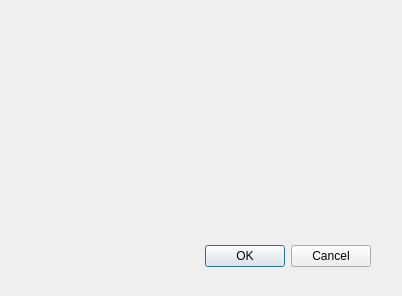
<?xml version="1.0" encoding="UTF-8"?>
<ui version="4.0">
 <class>Dialog</class>
 <widget class="QDialog" name="Dialog">
  <property name="geometry">
   <rect>
    <x>0</x>
    <y>0</y>
    <width>402</width>
    <height>296</height>
   </rect>
  </property>
  <property name="windowTitle">
   <string>Dialog</string>
  </property>
  <widget class="QDialogButtonBox" name="buttonBox">
   <property name="geometry">
    <rect>
     <x>30</x>
     <y>240</y>
     <width>341</width>
     <height>32</height>
    </rect>
   </property>
   <property name="orientation">
    <enum>Qt::Horizontal</enum>
   </property>
   <property name="standardButtons">
    <set>QDialogButtonBox::Cancel|QDialogButtonBox::Ok</set>
   </property>
  </widget>
 </widget>
 <resources/>
 <connections>
  <connection>
   <sender>buttonBox</sender>
   <signal>accepted()</signal>
   <receiver>Dialog</receiver>
   <slot>accept()</slot>
   <hints>
    <hint type="sourcelabel">
     <x>248</x>
     <y>254</y>
    </hint>
    <hint type="destinationlabel">
     <x>157</x>
     <y>274</y>
    </hint>
   </hints>
  </connection>
  <connection>
   <sender>buttonBox</sender>
   <signal>rejected()</signal>
   <receiver>Dialog</receiver>
   <slot>reject()</slot>
   <hints>
    <hint type="sourcelabel">
     <x>316</x>
     <y>260</y>
    </hint>
    <hint type="destinationlabel">
     <x>286</x>
     <y>274</y>
    </hint>
   </hints>
  </connection>
 </connections>
</ui>
